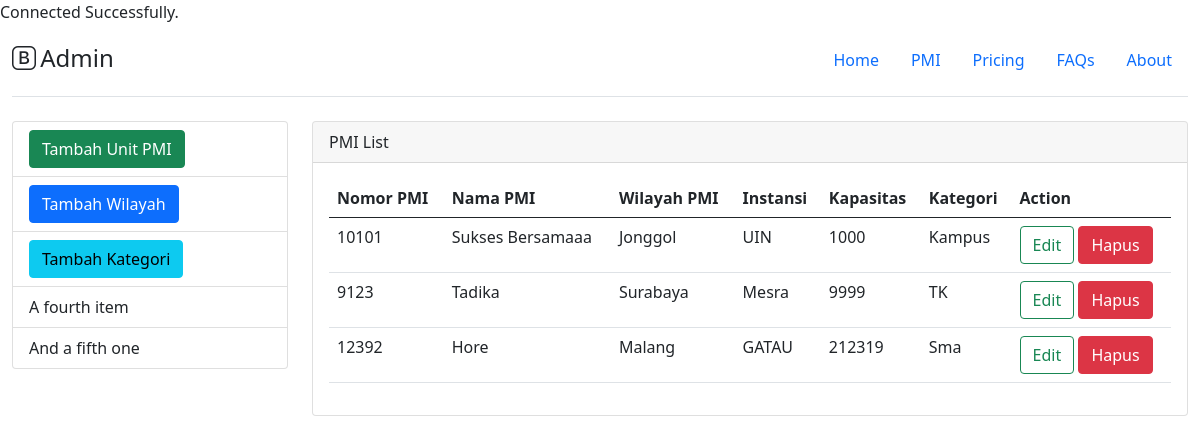
The page /admin/pmi/pmi.php on the database its author committed.
### tables this page shows
CREATE TABLE IF NOT EXISTS `pmi` (
  `id_pmi` int(11) NOT NULL AUTO_INCREMENT,
  `nama_pmi` varchar(50) DEFAULT NULL,
  `nomor_pmi` int(11) DEFAULT NULL,
  `id_wilayah` int(11) DEFAULT NULL,
  `instansi_pmi` varchar(50) DEFAULT NULL,
  `kapasitas_pmi` int(11) DEFAULT NULL,
  `id_kategori` int(11) DEFAULT NULL,
  PRIMARY KEY (`id_pmi`),
  KEY `FKwilayah` (`id_wilayah`),
  KEY `FKkategori` (`id_kategori`),
  CONSTRAINT `FKkategori` FOREIGN KEY (`id_kategori`) REFERENCES `kategori_pmi` (`id_kategori`) ON DELETE CASCADE,
  CONSTRAINT `FKwilayah` FOREIGN KEY (`id_wilayah`) REFERENCES `wilayah_pmi` (`id_wilayah`) ON DELETE CASCADE
);

CREATE TABLE IF NOT EXISTS `wilayah_pmi` (
  `id_wilayah` int(11) NOT NULL AUTO_INCREMENT,
  `nama_wilayah` varchar(50) DEFAULT NULL,
  PRIMARY KEY (`id_wilayah`)
);

CREATE TABLE IF NOT EXISTS `kategori_pmi` (
  `id_kategori` int(11) NOT NULL AUTO_INCREMENT,
  `nama_kategori` varchar(50) DEFAULT NULL,
  PRIMARY KEY (`id_kategori`)
);

### admin/pmi/pmi.php (the view, shortened to what this page needs)
<?php
include('../../connection.php');
$sql = "SELECT * FROM pmi,wilayah_pmi,kategori_pmi WHERE wilayah_pmi.id_wilayah = pmi.id_wilayah AND pmi.id_kategori = kategori_pmi.id_kategori";
if ($conn->query($sql)) {
    $pmi = $conn->query($sql);
} else {
    echo ("Error description: " . $conn->error);
    die();
}
?>
<!DOCTYPE html>
<html lang="en">
<head>
    <link rel="stylesheet" href="../../dist/css/style.css">
    <link rel="stylesheet" href="../../dist/icons/bootstrap-icons.css">
</head>
<body>
    <div class="container-fluid">
        <?php include_once('../layouts/header.php') ?>
        <div class="row">
            <div class="col-md-3">
                <?php include('layouts/sidebar.php') ?>
            </div>
            <div class="col">
                <main>
                    <div class="card">
                        <div class="card-header">PMI List</div>
                        <div class="card-body">
                            <table class="table">
                                <thead>
                                    <tr>
                                        <th scope="col">Nomor PMI</th>
                                        <th scope="col">Nama PMI</th>
                                        <th scope="col">Wilayah PMI</th>
                                        <th scope="col">Instansi</th>
                                        <th scope="col">Kapasitas</th>
                                        <th scope="col">Kategori</th>
                                        <th scope="col">Action</th>
                                    </tr>
                                </thead>
                                <tbody>
                                    <?php
                                    if (mysqli_num_rows($pmi) > 0) {
                                        while ($row = mysqli_fetch_array($pmi)) {
                                    ?>
                                    <tr>
                                    <td><?php echo $row['nomor_pmi'] ?></td>
                                    <td><?php echo $row['nama_pmi'] ?></td>
                                    <td><?php echo $row['nama_wilayah'] ?></td>
                                    <td><?php echo $row['instansi_pmi'] ?></td>
                                    <td><?php echo $row['kapasitas_pmi'] ?></td>
                                    <td><?php echo $row['nama_kategori'] ?></td>
                                    <td>
                                    <a href="pmi_edit.php?id=<?php echo $row['id_pmi'] ?>" class="btn btn-outline-success">Edit</a>
                                    <a href="pmi_delete.php?id=<?php echo $row['id_pmi'] ?>" class="btn btn-danger">Hapus</a>
                                    </td>
                                    </tr>
                                    <?php
                                        }
                                    }
                                    ?>
                                </tbody>
                            </table>
                        </div>
                    </div>
                </main>
            </div>
        </div>
    </div>
</body>
</html>

### rows shown on the page
pmi: nomor_pmi "10101", nama_pmi "Sukses Bersamaaa", id_wilayah.nama_wilayah "Jonggol", instansi_pmi "UIN", kapasitas_pmi "1000", id_kategori.nama_kategori "Kampus"
pmi: nomor_pmi "9123", nama_pmi "Tadika", id_wilayah.nama_wilayah "Surabaya", instansi_pmi "Mesra", kapasitas_pmi "9999", id_kategori.nama_kategori "TK"
pmi: nomor_pmi "12392", nama_pmi "Hore", id_wilayah.nama_wilayah "Malang", instansi_pmi "GATAU", kapasitas_pmi "212319", id_kategori.nama_kategori "Sma"
